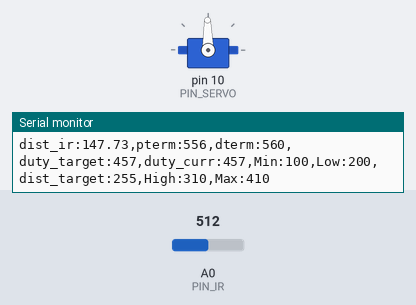
Recording of a sketch running on a simulated Arduino Uno, built with avr-gcc and run on an emulated ATmega328P. Shown: servo, the last lines printed to the serial monitor. Inputs (shaded band) come from the test bench; at power-on: A0 (PIN_IR) = 512.

Above: at 1.2 s.
1.3 s: A0 (PIN_IR) set to 490
At 2.3 s:
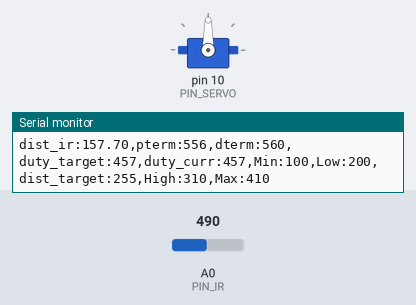
2.8 s: A0 (PIN_IR) set to 390
At 4.0 s:
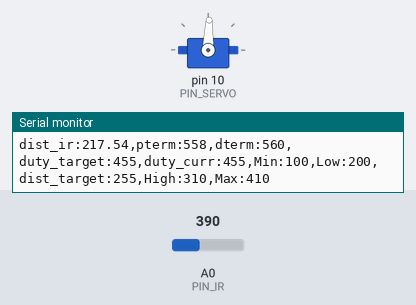
Timing chart, 0 to 5.8 s (numbered marks = the images above; inputs shaded):
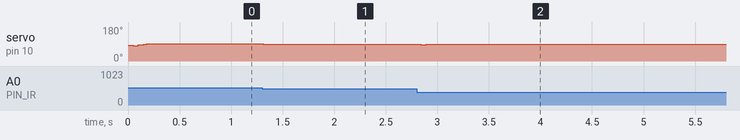

Measured:
- after the input at 1.3 s, servo on pin 10 (PIN_SERVO): 91° → 90° at once
- after the input at 2.8 s, servo on pin 10 (PIN_SERVO): 90° → 88° at once

The sketch:

22_pid_20213028.ino
```cpp
#include <Servo.h>

// Arduino pin assignment
#define PIN_LED 9
#define PIN_SERVO 10
#define PIN_IR A0

// configurable parameters
#define SND_VEL 346.0
#define INTERVAL 25
#define _SERVO_SPEED 78
#define _DIST_MIN 100
#define _DIST_MAX 400

#define _DUTY_MIN 550
#define _DUTY_NEU 1475
#define _DUTY_MAX 2400

#define _DUTY_B 1410
#define _DUTY_B_MR 1010
#define _DUTY_B_PR 1810

#define _INTERVAL_DIST    10
#define _INTERVAL_SERVO    10
#define _INTERVAL_SERIAL    100

int a, b;
float timeout; // unit: us
float dist_min, dist_max, dist_raw, dist_prev;
unsigned long last_sampling_time;
float scale;
float dist_ema = 0;
float alpha = 0.5;
float angle;
unsigned long last_sampling_time_dist, last_sampling_time_servo, last_sampling_time_serial;
bool event_dist, event_servo, event_serial;
float duty_chg_per_interval;
float duty_target, duty_curr;
float dist_cali;
float control;
float error_prev = 0;
float error_curr = 0;
float _KP = 0.4;
float _KD = 30.0;
//float _KP = 0.7;
//float _KD = 22.0;
float pterm;
float dterm;

Servo myservo;

void setup() {

  myservo.attach(PIN_SERVO);
  myservo.writeMicroseconds(_DUTY_B);
  duty_target = duty_curr = _DUTY_B;
  digitalWrite(PIN_LED, 0);

// initialize USS related variables
  dist_min = _DIST_MIN;
  dist_max = _DIST_MAX;
  timeout = (INTERVAL / 2) * 1000.0;
  dist_raw = dist_prev = 0.0;
  scale = 0.001 * 0.5 * SND_VEL;
  a = 65;
  b = 250;
  last_sampling_time_dist = last_sampling_time_servo = last_sampling_time_serial = 0;
  event_dist = event_servo = event_serial = false;
  duty_chg_per_interval = float((_DUTY_MAX - _DUTY_MIN)) * (_SERVO_SPEED / 180.0) * (_INTERVAL_SERVO / 1000.0);
// initialize serial port
  Serial.begin(57600);
// initialize last sampling time
  last_sampling_time = 0;
}

float ir_distance(void){ // return value unit: mm
  float val;
  float volt = float(analogRead(PIN_IR));
  val = ((6762.0/(volt-9.0))-4.0) * 10.0;
  return val;
}

void loop(){
    unsigned long time_curr = millis();
  if(time_curr >= last_sampling_time_dist + _INTERVAL_DIST) {
        last_sampling_time_dist += _INTERVAL_DIST;
        event_dist = true;
  }
  if(time_curr >= last_sampling_time_servo + _INTERVAL_SERVO) {
        last_sampling_time_servo += _INTERVAL_SERVO;
        event_servo = true;
  }
  if(time_curr >= last_sampling_time_serial + _INTERVAL_SERIAL) {
        last_sampling_time_serial += _INTERVAL_SERIAL;
        event_serial = true;
  }
  if(event_dist) {
    event_dist = false;
    dist_raw = ir_distance();
    dist_cali = 100 + 300.0 / (b - a) * (dist_raw - a);
    dist_ema = alpha * dist_cali + (1-alpha) * dist_ema;
    error_curr = dist_ema - 320;


    pterm = _KP * error_curr;

    dterm = _KD * (error_curr - error_prev);
    control = dterm + pterm;
    //if (control > 0 ) control *= 1.8;
    if (dist_ema > 500 || dist_ema < 8) control = 0;
    duty_target = _DUTY_B - control;


    if (duty_target < _DUTY_B_MR ) duty_target = _DUTY_B_MR;
    if (duty_target > _DUTY_B_PR ) duty_target = _DUTY_B_PR;

    error_prev = error_curr;


    /*
    Serial.print("error_curr:");
    Serial.print(error_curr);
    Serial.print("control :");
    Serial.print(control);
    */
  }


  if(event_servo) {
    event_servo = false;
    myservo.writeMicroseconds(duty_curr);
    //myservo.writeMicroseconds(_DUTY_B);
    if(duty_target > duty_curr) {
      duty_curr += duty_chg_per_interval;
      if(duty_curr > duty_target) duty_curr = duty_target;
    }
    else {
      duty_curr -= duty_chg_per_interval;
      if(duty_curr < duty_target) duty_curr = duty_target;
      }

  }
  if(event_serial) {
    event_serial = false;
    Serial.print("dist_ir:");
    Serial.print(dist_ema);
    Serial.print(",pterm:");
    Serial.print(map(pterm, -1000, 1000, 510, 610));
    Serial.print(",dterm:");
    Serial.print(map(dterm, -1000, 1000, 510, 610));
    Serial.print(",duty_target:");
    Serial.print(map(duty_target, 1000, 2000, 410, 510));
    Serial.print(",duty_curr:");
    Serial.print(map(duty_curr, 1000, 2000, 410, 510));
    Serial.println(",Min:100,Low:200,dist_target:255,High:310,Max:410");
    //Serial.print(",Low:200,dist_target:255,High:310,Max:410");
  }


  }
```
